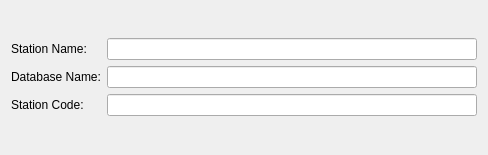
<?xml version="1.0" encoding="UTF-8"?>
<ui version="4.0">
 <class>StationForm</class>
 <widget class="QWidget" name="StationForm">
  <property name="geometry">
   <rect>
    <x>0</x>
    <y>0</y>
    <width>488</width>
    <height>155</height>
   </rect>
  </property>
  <property name="windowTitle">
   <string>Form</string>
  </property>
  <layout class="QVBoxLayout" name="verticalLayout">
   <item>
    <layout class="QGridLayout" name="gridLayout">
     <item row="0" column="1">
      <widget class="QLineEdit" name="edtStation"/>
     </item>
     <item row="1" column="0">
      <widget class="QLabel" name="label_2">
       <property name="text">
        <string>Database Name:</string>
       </property>
      </widget>
     </item>
     <item row="0" column="0">
      <widget class="QLabel" name="label">
       <property name="text">
        <string>Station Name:</string>
       </property>
      </widget>
     </item>
     <item row="1" column="1">
      <widget class="QLineEdit" name="edtDBName"/>
     </item>
     <item row="2" column="0">
      <widget class="QLabel" name="label_3">
       <property name="text">
        <string>Station Code:</string>
       </property>
      </widget>
     </item>
     <item row="2" column="1">
      <widget class="QLineEdit" name="edtStationCode"/>
     </item>
    </layout>
   </item>
  </layout>
 </widget>
 <resources/>
 <connections/>
</ui>
